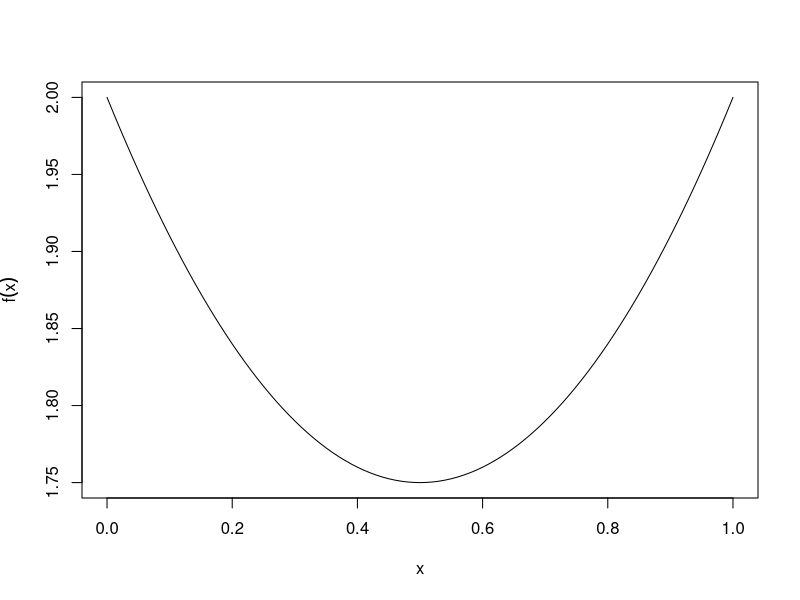
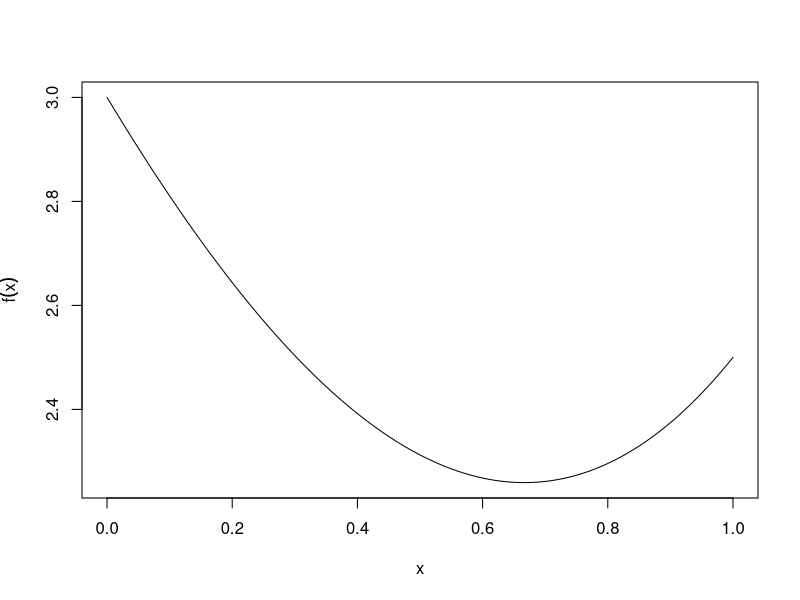

Here is the R script that generated these plots, in order: (Note: this script raises an error after producing the figures.)
## ---- chunk 1
knitr::opts_chunk$set(echo = TRUE)
## ---- chunk 2
#' Constructor for `polynomial`.
#' 
#' This function creates an object of the class `polynomial`
#'
#' @param coeffs - a vector of the polynomial's coefficients
#'                 (x^0's coefficient, then x^1's etc.)
#'
#' @return an S3 object of type `polynomial`
polynomial <- function(coeffs) {
  # Use the validator function to check the given coefficients
  if (!checkCoeffs(coeffs)){
    stop("Invalid coefficients, should be a vector of numeric values only.")
  }
  
  # Define the order of the polynomial
  order = 0
  for (i in length(coeffs):1){
    if (coeffs[i] != 0){
      order = i-1
      break
    }
  }
  
  # This is the object we're creating
  p <- list(coeffs=coeffs, order=order)
  
  # This declares that the object 'p' is of the S3 class `polynomial`
  class(p) <- "polynomial"  
  
  return(p)
}


#' Validator function for `polynomial` constructor.
#' 
#' Checks that `coeffs` is a non-empty vector containing only numeric values
#'
#' @param coeffs - coefficients for the `polynomial` class to be checked
#'
#' @return
checkCoeffs <- function(coeffs){
  return(is.vector(coeffs) && all(sapply(coeffs, is.numeric)))
}

poly1 = polynomial(c(2,-1,1))
poly1$order
poly1$coeffs
## ---- chunk 3
print.polynomial <- function(p){
   cat(p$coeffs[1])
  if (length(p$coeffs) > 1){
    for (i in 2:length(p$coeffs)){
      if (p$coeffs[i] >= 0) sign = " + " else sign = " "
       cat(sign, p$coeffs[i], "x^", i-1, sep = "")
    }
  }
}
print(poly1)
## ---- chunk 4
# The generic `evaluate` function
evaluate <- function(p, x) {
  UseMethod("evaluate")
}

# The `evaluate` method for the `polynomial` class
evaluate.polynomial <- function(p, x){
  total = rep(0,length(x))
  for (i in 1:length(p$coeffs)){
    total = total + p$coeffs[i] * x^(i-1)
  }
  return(total)
}
evaluate(poly1, 4)
evaluate(poly1, c(4,5))
## ---- chunk 5
plot.polynomial <- function(p, y=NULL,...){
  plot(function(x) evaluate(p, x), xlab = expression(x), ylab = expression(f(x)))
}
plot(poly1)
## ---- chunk 6
# The generic `describe` function
describe <- function(p, x) {
  UseMethod("describe")
}

# The `describe` method for the `polynomial` class
describe.polynomial <- function(p, x){
  return(paste("This is a polynomial of order ", p$order, ".", sep=""))
}

# Define the child class `cubic`
cubic <- function(coeffs){
  p = polynomial(coeffs)
  
  if (p$order != 3){
    stop("Coeffs do not form a cubic.")
  }
  
  # This says that `p` is an object of class `cubic` which is a child
  # of the class `polynomial`
  class(p) <- c("cubic", "polynomial")
  return(p)
}

# The `describe` method for the `cubic` class
describe.cubic <- function(p, x){
  return(paste("This is a cubic."))
}
## ---- chunk 7
poly2 = cubic(c(3,-2,1,0.5))
class(poly2)
class(poly1)
## ---- chunk 8
describe(poly1)
describe(poly2)
## ---- chunk 9
print(poly2)
evaluate(poly2, 4)
plot(poly2)
## ---- chunk 10
# This package is usually loaded by default but it is good to write it out
# to help someone reading the code later
library(methods) 

# First define the fields (called `slots` in S4) of the class `polynomial`
setClass(Class="polynomial", 
         slots = c(
           coeffs = "numeric",  # Slots must be defined by name and type
           order  = "numeric"
         )
)

# The constructor of a class must be called "initialize" and is called when 
# an object is created with the function `new(...)` (here: `new(coeffs)`)
setMethod("initialize", "polynomial",
  function(.Object, coeffs) {
    # Define the order of the polynomial
    order = 0
    for (i in length(coeffs):1){
      if (coeffs[i] != 0){
        order = i-1
        break
      }
    }
    
    # Assign the values of the object slots using `.Object@`
    .Object@coeffs = coeffs
    .Object@order  = order
    
    return(.Object)
  }
)

setValidity("polynomial",
  function(p){
    if(is.vector(p@coeffs) && all(sapply(p@coeffs, is.numeric))) TRUE
    else stop("Invalid coefficients, should be a vector of numeric values only.")
  }
)
## ---- chunk 11
setMethod("print", "polynomial",
  function(x) {
    cat(x@coeffs[1])
    if (length(x@coeffs) > 1){
      for (i in 2:length(x@coeffs)){
        if (x@coeffs[i] >= 0) sign = " + " else sign = " "
         cat(sign, x@coeffs[i], "x^", i-1, sep = "")
      }
    }
  }
)

# Since `evaluate` isn't already a generic function we have to first make it one
setGeneric("evaluate")

setMethod("evaluate", "polynomial",
  function(p, x) {
    total = rep(0,length(0))
    for (i in 1:length(p@coeffs)){
      total = total + p@coeffs[i] * x^(i-1)
    }
    return(total)
  }
)

setMethod("plot", "polynomial",
  function(x) {
    plot(function(y) evaluate(x, y), xlab = expression(x), ylab = expression(f(x)))
  }
)
## ---- chunk 12
poly3 = new("polynomial", coeffs=c(-1,2,-1.3))
print(poly3)
evaluate(poly3, c(1,2,3))
plot(poly3)
## ---- chunk 13
setGeneric("coeffs", function(x) standardGeneric("coeffs"))
setGeneric("coeffs<-", function(x, value) standardGeneric("coeffs<-"))

setMethod("coeffs", "polynomial", function(x) x@coeffs)
setMethod("coeffs<-", "polynomial",
  function(x, value){
    x <- initialize(x, coeffs=value)
    validObject(x)
    return(x)
  }
)

print(coeffs(poly3))
# Now we change the linear coefficient
coeffs(poly3)[2] <- 0.5
print(coeffs(poly3))
## ---- chunk 14
# Again, this isusually loaded by default but useful for 
# someone reading the code to see this explicitly
library(methods) 

polynomialRC <- setRefClass("polynomialRC", 
                          fields = c(coeffs="numeric", order="numeric"))

polynomialRC$methods(
  initialize = function(coeffs){
    # Define the order of the polynomial
    order = 0
    for (i in length(coeffs):1){
      if (coeffs[i] != 0){
        order = i-1
        break
      }
    }
    
    # Assign the values of the object slots using `.self$`
    .self$coeffs = coeffs
    .self$order  = order
  },
  
  print = function() {
    cat(.self$coeffs[1])
    if (length(.self$coeffs) > 1){
      for (i in 2:length(.self$coeffs)){
        if (.self$coeffs[i] >= 0) sign = " + " else sign = " "
         cat(sign, .self$coeffs[i], "x^", i-1, sep = "")
      }
    }
  },

  evaluate = function(x) {
    total = rep(0,length(x))
    for (i in 1:length(.self$coeffs)){
      total = total + .self$coeffs[i] * x^(i-1)
    }
    return(total)
  },
  
  plot = function() {
      curve(.self$evaluate(x) , xlab = expression(x), ylab = expression(f(x)))
  }
)
## ---- chunk 15
poly4 = polynomialRC$new(coeffs=c(-0.3,1.3,-2,1,0.1,-0.2,-0.6,1))
poly4$print()
poly4$evaluate(c(4,5,6))
poly4$plot()
## ---- chunk 16
double <- function(f){
  function(...){
    return (2*f(...))
  }
}
f1 <- function(x) x^2+1
f2 <- function(x) x^2+2

funcs = c(f1, f2)
input = 1

for (f in funcs){
  print(f(1))
  print(double(f)(1))
}
## ---- chunk 17
foo <- function(x){
  bar <- function(y) x*y
}
b = foo(4)
b(5)
exists('x')
## ---- chunk 18
x = 3
bar = foo(x)
x = 4
bar(4)
## ---- chunk 19
foo <- function(x){
  force(x)
  bar <- function(y) x*y
}
x = 3
bar = foo(x)
x = 4
bar(4)
